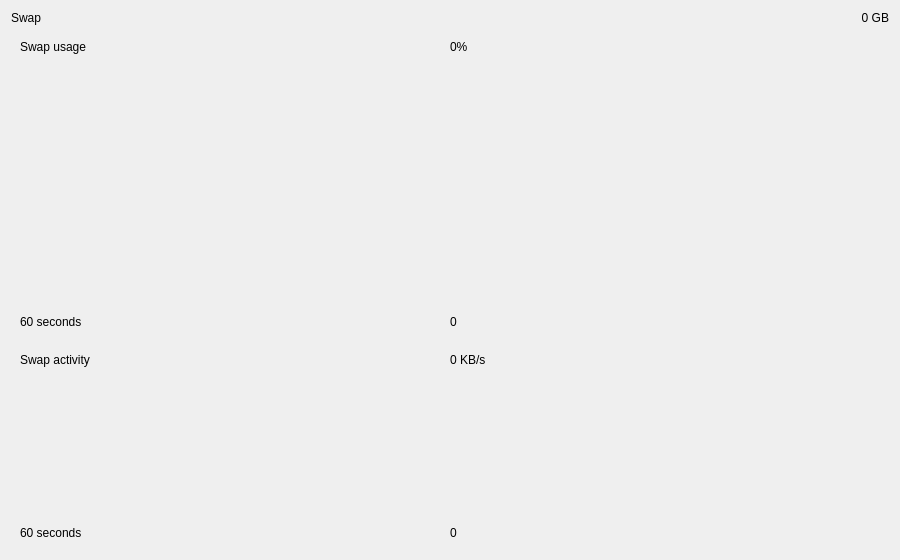
<?xml version="1.0" encoding="UTF-8"?>
<ui version="4.0">
 <class>SwapDetailWidget</class>
 <widget class="QWidget" name="SwapDetailWidget">
  <property name="geometry"><rect><x>0</x><y>0</y><width>900</width><height>560</height></rect></property>
  <layout class="QVBoxLayout" name="verticalLayout">
   <!-- Header -->
   <item>
    <layout class="QHBoxLayout" name="headerLayout">
     <item><widget class="QLabel" name="titleLabel"><property name="text"><string>Swap</string></property></widget></item>
     <item><widget class="QLabel" name="totalLabel"><property name="text"><string>0 GB</string></property><property name="alignment"><set>Qt::AlignRight|Qt::AlignVCenter</set></property></widget></item>
    </layout>
   </item>
   <!-- Body: graph column + statistics -->
   <item>
    <layout class="QHBoxLayout" name="bodyLayout">
     <item>
      <layout class="QVBoxLayout" name="graphColumn">
       <item>
<widget class="Perf::GraphCard" name="usageCard">
 <property name="sizePolicy"><sizepolicy hsizetype="Preferred" vsizetype="Expanding"><horstretch>0</horstretch><verstretch>3</verstretch></sizepolicy></property>
 <layout class="QVBoxLayout" name="usageCardLayout">
  <item><layout class="QHBoxLayout" name="usageCardHeaderLayout"><item><widget class="QLabel" name="usageLabel"><property name="text"><string>Swap usage</string></property></widget></item><item><widget class="QLabel" name="usageValueLabel"><property name="text"><string>0%</string></property></widget></item></layout></item>
  <item><widget class="Perf::SwapGraphArea" name="usageGraphArea" native="true"><property name="minimumHeight"><number>100</number></property><property name="sizePolicy"><sizepolicy hsizetype="Expanding" vsizetype="Expanding"><horstretch>0</horstretch><verstretch>1</verstretch></sizepolicy></property></widget></item>
  <item><layout class="QHBoxLayout" name="usageCardAxisLayout"><item><widget class="QLabel" name="usageTimeLeftLabel"><property name="text"><string>60 seconds</string></property></widget></item><item><widget class="QLabel" name="usageTimeRightLabel"><property name="text"><string>0</string></property></widget></item></layout></item>
 </layout>
</widget>
       </item>
       <item>
<widget class="Perf::GraphCard" name="activityCard">
 <property name="sizePolicy"><sizepolicy hsizetype="Preferred" vsizetype="Expanding"><horstretch>0</horstretch><verstretch>2</verstretch></sizepolicy></property>
 <layout class="QVBoxLayout" name="activityCardLayout">
  <item><layout class="QHBoxLayout" name="activityCardHeaderLayout"><item><widget class="QLabel" name="activityLabel"><property name="text"><string>Swap activity</string></property></widget></item><item><widget class="QLabel" name="activityMaxLabel"><property name="text"><string>0 KB/s</string></property></widget></item></layout></item>
  <item><widget class="Perf::GraphWidget" name="activityGraphWidget" native="true"><property name="minimumHeight"><number>100</number></property><property name="sizePolicy"><sizepolicy hsizetype="Expanding" vsizetype="Expanding"><horstretch>0</horstretch><verstretch>1</verstretch></sizepolicy></property></widget></item>
  <item><layout class="QHBoxLayout" name="activityCardAxisLayout"><item><widget class="QLabel" name="activityTimeLeftLabel"><property name="text"><string>60 seconds</string></property></widget></item><item><widget class="QLabel" name="activityTimeRightLabel"><property name="text"><string>0</string></property></widget></item></layout></item>
 </layout>
</widget>
       </item>
      </layout>
     </item>
     <item>
      <!-- Labels are handed to the panel in display order by SwapDetailWidget -->
      <widget class="Perf::StatsPanel" name="statsPanel">
       <widget class="QLabel" name="inUseLabel"><property name="text"><string>In use</string></property></widget>
       <widget class="QLabel" name="inUseValueLabel"><property name="text"><string>0 GB</string></property></widget>
       <widget class="QLabel" name="freeLabel"><property name="text"><string>Free</string></property></widget>
       <widget class="QLabel" name="freeValueLabel"><property name="text"><string>0 GB</string></property></widget>
       <widget class="QLabel" name="swapInLabel"><property name="text"><string>Swap in</string></property><property name="toolTip"><string>Swap in direction: disk -&gt; RAM</string></property></widget>
       <widget class="QLabel" name="inRateValueLabel"><property name="text"><string>0 KB/s</string></property><property name="toolTip"><string>Swap in direction: disk -&gt; RAM</string></property></widget>
       <widget class="QLabel" name="swapOutLabel"><property name="text"><string>Swap out</string></property><property name="toolTip"><string>Swap out direction: RAM -&gt; disk</string></property></widget>
       <widget class="QLabel" name="outRateValueLabel"><property name="text"><string>0 KB/s</string></property><property name="toolTip"><string>Swap out direction: RAM -&gt; disk</string></property></widget>
      </widget>
     </item>
    </layout>
   </item>
  </layout>
 </widget>
 <customwidgets>
  <customwidget>
   <class>Perf::GraphWidget</class>
   <extends>QWidget</extends>
   <header>perf/graphwidget.h</header>
  </customwidget>
  <customwidget>
   <class>Perf::SwapGraphArea</class>
   <extends>QWidget</extends>
   <header>perf/swapgrapharea.h</header>
  </customwidget>
  <customwidget>
   <class>Perf::GraphCard</class>
   <extends>QFrame</extends>
   <header>perf/graphcard.h</header>
   <container>1</container>
  </customwidget>
  <customwidget>
   <class>Perf::StatsPanel</class>
   <extends>QFrame</extends>
   <header>perf/statspanel.h</header>
   <container>1</container>
  </customwidget>
 </customwidgets>
 <resources/>
 <connections/>
</ui>
